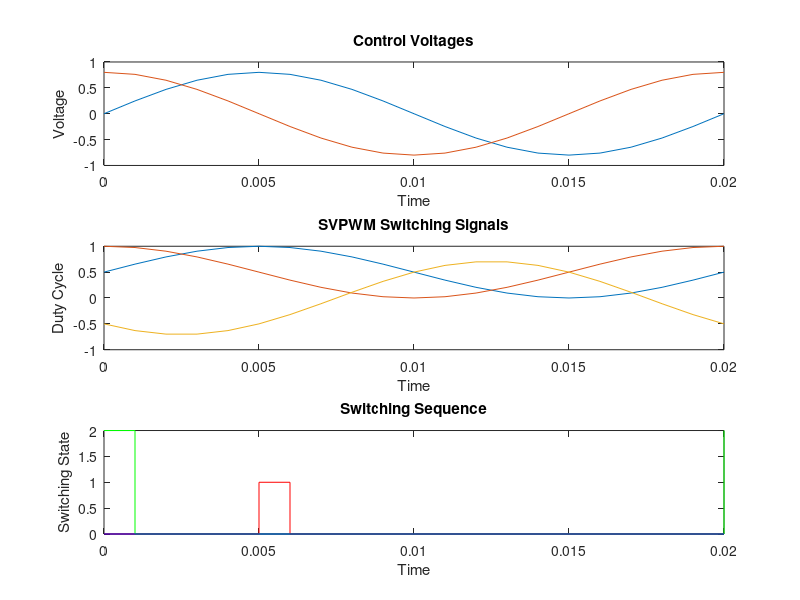

This chart was generated by the following MATLAB code:
% SVPWM 
f_switching = 1e3;  % Switching frequency in Hz
f_fundamental = 50;  % Fundamental frequency in Hz
dt = 1 / f_switching;
t = 0:dt:1/f_fundamental;

% Modulation Index
m = 0.8;

% SVPWM Generation
u_alpha = m * sin(2 * pi * f_fundamental * t);
u_beta = m * cos(2 * pi * f_fundamental * t);

u_max = max(u_alpha);
u_min = min(u_alpha);

T1 = 0.5 * (1 + u_alpha / u_max);
T2 = 0.5 * (1 + u_beta / u_max);
T0 = 1 - T1 - T2;

% Display results
figure;
subplot(3,1,1);
plot(t, u_alpha, t, u_beta);
xlabel('Time');
ylabel('Voltage');
title('Control Voltages');

subplot(3,1,2);
plot(t, T1, t, T2, t, T0);
xlabel('Time');
ylabel('Duty Cycle');
title('SVPWM Switching Signals');

subplot(3,1,3);
stairs(t, 1*(T1 == 1), 'r');
hold on;
stairs(t, 2*(T2 == 1), 'g');
stairs(t, 3*(T0 == 1), 'b');
xlabel('Time');
ylabel('Switching State');
title('Switching Sequence');
